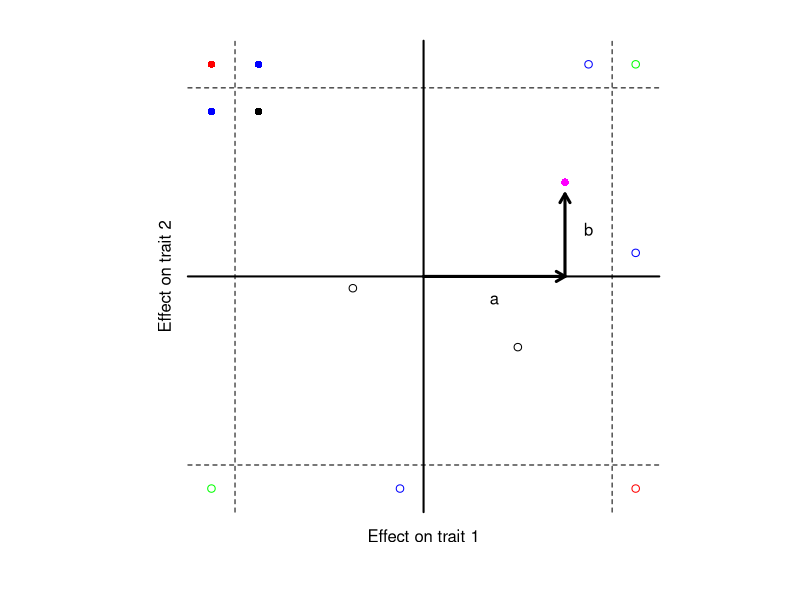

Source code (R):
par( mar= c(1,1,1,1))

# Empty plot
plot(-1:1, -1:1, type='n', axes=F, asp = 1,
     xlab="", ylab="",
     xlim = c(-1.2, 1), ylim = c(-1.2, 1))
text(0, -1.1, "Effect on trait 1")
text(-1.1, 0, "Effect on trait 2", srt=90)

# Significance thresholds
segments(-0.8,  -1,-0.8,  1, lty=2, lwd = 1)
segments( 0.8,  -1, 0.8,  1, lty=2, lwd = 1)
segments(  -1,-0.8,   1, -0.8, lty=2, lwd = 1)
segments(  -1, 0.8,   1,  0.8, lty=2, lwd = 1)

# Axis labels
segments(-1, 0, 1, 0, lty=1, lwd = 2)
segments( 0, 1, 0,-1, lty=1, lwd = 2)

# # y-axis tails
# rect(-1,0.8,1,   1, border=1)
# rect(-1, -1,1,-0.8, border = 1)
# # x-axis tails
# rect(-1,-1,-0.8 ,1, border = 1)
# rect(0.8, -1,1,1, , border = 1)

# Add the arrows for a and b
arrows(  0, 0, 0.6,   0, length = 0.1, lwd = 3, col = 'black')
arrows(0.6, 0, 0.6, 0.35, length = 0.1, lwd = 3, col= 'black')
text(0.3, -0.1, "a")
text(0.7,  0.2, "b")

# X and Y coordinates for the points
x <- c(-0.9, -0.9, 0.9, 0.9,
       -0.7, -0.9, 0.7, 0.9, -0.1,
       -0.7, -0.3, 0.4, 0.6)
y <- c( 0.9, -0.9, 0.9, -0.9,
        0.9,  0.7, 0.9,  0.1, -0.9,
        0.7, -0.05,-0.3, 0.4)
colvec <- c('red', 'green', 'green', 'red',
            'blue', 'blue', 'blue','blue','blue',
            'black', 'black', 'black', 'magenta')

# Plot the points
points(
  x,y,
  col=colvec,
  pch = c(16,1,1,1,
          16,16,1,1,1,
          16,1,1, 16)
  )
# legend(1, 0.3, pch = c(4,16,16,16), col= c(1, rgb(1,1,0) ,3,2), bty='n',
#        legend = c("'Zero' effect", "Non-pleiotropy", "Positive pleiotropy", "Negative pleiotropy"))
